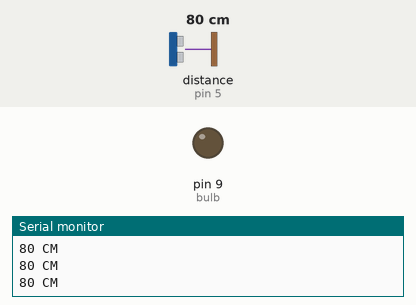
This sketch was run on a simulated Arduino Uno, built with avr-gcc and run on an emulated ATmega328P. Parts: output pins drawn as LEDs (lit = HIGH), the last lines printed to the serial monitor. Wiring (inferred from the names in the program): ultrasonic range finder: trigger pin 6; echo pin 5. Inputs (shaded band) come from the test bench; at power-on: distance to the obstacle (sensor on pin 5) 80 cm. The echo pulse lasts 58.3 µs per cm; pins used as bus, display or sensor lines are not drawn.

Above: at 1.3 s.
1.4 s: distance to the obstacle (sensor on pin 5) set to 14 cm
2.9 s: distance to the obstacle (sensor on pin 5) set to 11 cm
At 4.0 s:
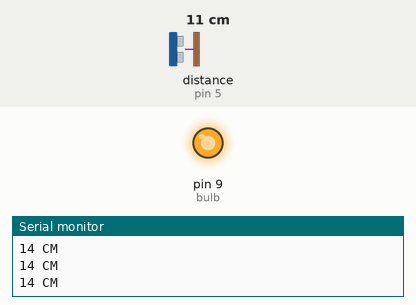
Timing chart, 0 to 5.9 s (numbered marks = the images above; inputs shaded):
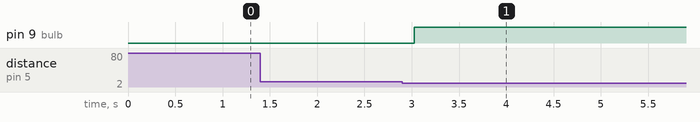

Measured:
- the behaviour switches between 13 and 12 cm on distance to the obstacle (sensor on pin 5) (found by bisection; images 0 and 1)
- after the input at 2.9 s, pin 9 (bulb): LOW → HIGH after 0.13 s

The sketch:

HC-SR04_Motion_activated_light.ino
```cpp
// Use the HC-SR04 to detect movement after 13 CM to turn on a light for 15 seconds

#define trigPin 6                       //Define the HC-SE04 triger on pin 6 on the arduino
#define echoPin 5                       //Define the HC-SE04 echo on pin 5 on the arduino
#define bulb 9                          //Define the relay signal on pin 9 on the arduino

void setup()
  {
    Serial.begin (9600);                //Start the serial monitor
    pinMode(trigPin, OUTPUT);           //set the trigpin to output
    pinMode(echoPin, INPUT);            //set the echopin to input
    pinMode (bulb, OUTPUT);             //set the bulb on pin 9 to output
  }

void loop()
  {
    int duration, distance;             //Define two intregers duration and distance to be used to save data
    digitalWrite(trigPin, HIGH);        //write a digital high to the trigpin to send out the pulse
    delayMicroseconds(500);             //wait half a millisecond
    digitalWrite(trigPin, LOW);         //turn off the trigpin
    duration = pulseIn(echoPin, HIGH);  //measure the time using pulsein when the echo receives a signal set it to high
    distance = (duration/2) / 29.1;     //distance is the duration divided by 2 becasue the signal traveled from the trigpin then back to the echo pin, then devide by 29.1 to convert to centimeters

    if (distance < 13)                  //if the distance is less than 13 CM
    {
     Light();                           //execute the Light subroutine below
    }

    Serial.print(distance);             //Dispaly the distance on the serial monitor
    Serial.println(" CM");              //in centimeters
    delay(500);                         //delay half a second
  }

void Light()                            //Start the Light subroutine
  {
  digitalWrite(bulb, HIGH);             //turn on the light
  delay (15000);                        //wait 15 seconds
  digitalWrite(bulb, LOW);              //turn off the light
  }
```
